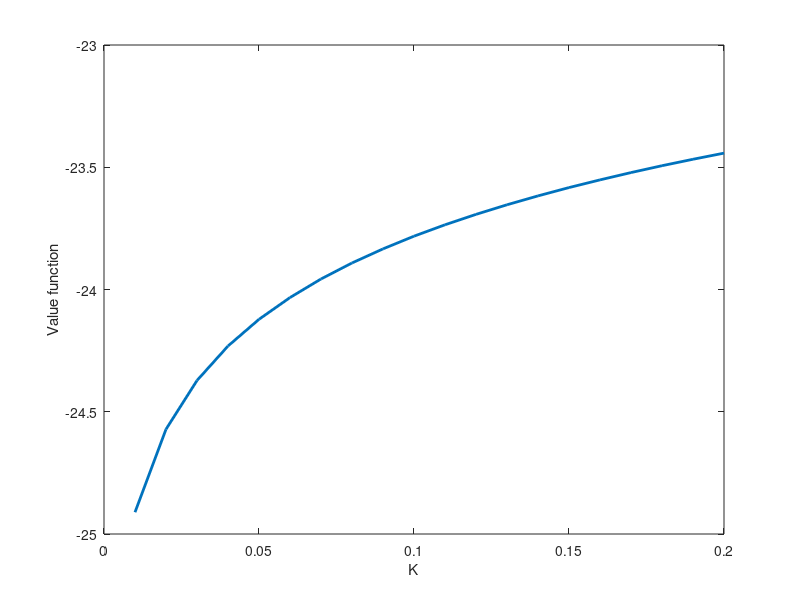
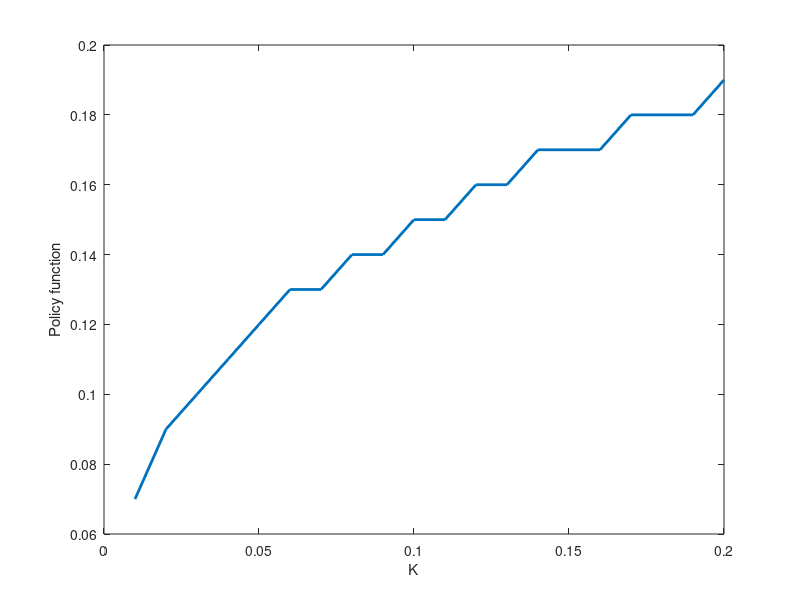
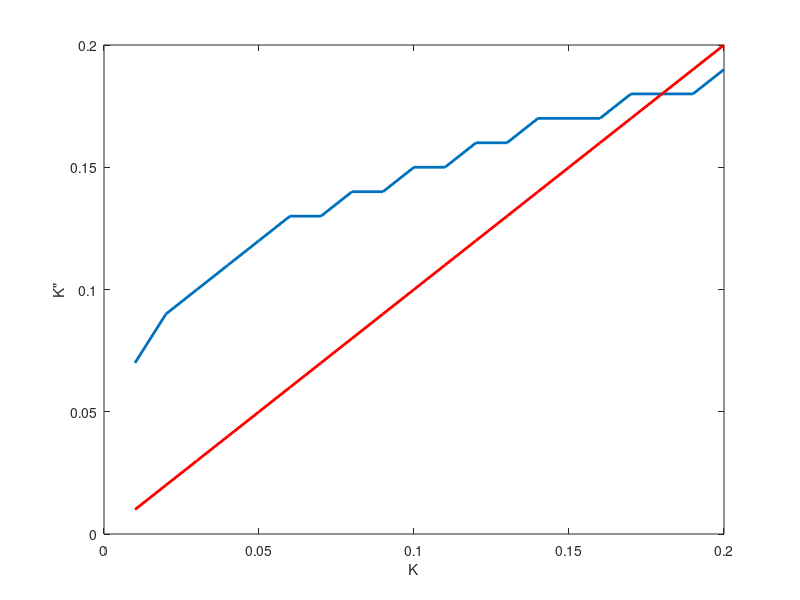

These figures' MATLAB source, in order:
% Iteration code_problem 1
% Written by Irina Shchemelinina

clear all
% Set parameters
beta=0.96;
alpha=1/3;
delta=1;
z=1

% make capital grid
ki=0.01;
ke=0.2;
step=0.01;
K=ki:step:ke;                 %building capital grid 
I=length(K)
%kgrid = linspace(ki,ke,20);   %building capital grid (2) - alternative

% initial guess
fk = z*K.^alpha+(1-delta)*K;    %function f(k) formula
fk=fk'*ones(1,I);             %function f(k) matrix 
v=log(fk);                    %initial guess value function assuming v0(k)=0 
for i=1:I                     %express a period return function as a function of current and future state variables
for j=1:I
C(i,j) = z*K(j).^alpha + (1-delta)*K(j) - K(i);
end
end 
U=log(C);                    %map consumptions into utilities using log function

%Iterations using initial guess for value function
T=100              
for j=1:T
w=U+beta*v;
v1=max(w);
v=v1'*ones(1,I);             %update v
end

%Building outputs
[val,ind]=max(w);            % value function is in val; future capital is in ind
optimalk = K(ind);           % optimal capital chosen by SP - policy function 
optimalc = z*K.^alpha + (1-delta)*K - optimalk;

%Plot value function
figure(1)
plot(K,v1','LineWidth',2)
xlabel('K');
ylabel('Value function');

%Plot policy function
figure(2)
plot(K,optimalk','LineWidth',2)
xlabel('K');
ylabel('Policy function');

%plot steady state convergence
figure(4)
plot(K,optimalk','LineWidth',2)
hold on
plot(K,K','-r','LineWidth',2)
xlabel('K');
ylabel('K"');

